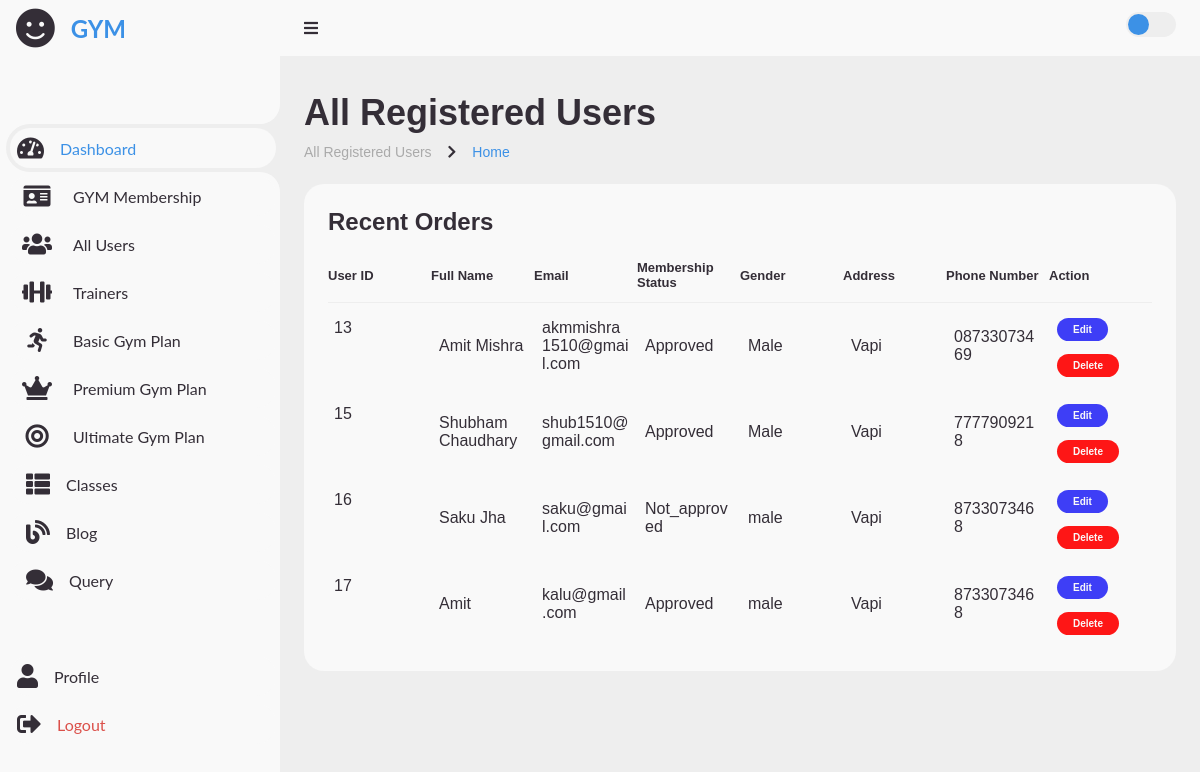
Page /admin/all_users.php (signed in) on the committed database.
### tables this page shows
CREATE TABLE `users` (
  `id` int(11) NOT NULL,
  `fullname` varchar(100) NOT NULL,
  `username` varchar(50) NOT NULL,
  `email` varchar(100) NOT NULL,
  `password` varchar(255) NOT NULL,
  `gender` varchar(10) DEFAULT NULL,
  `address` text DEFAULT NULL,
  `phone_number` varchar(15) DEFAULT NULL,
  `membership_status` varchar(20) DEFAULT 'not_approved'
);

### admin/all_users.php (the view, shortened to what this page needs)
<?php
include_once "../config/dbconnect.php";
$sql = "SELECT id, fullname, email, membership_status, gender, address, phone_number FROM users";
$result = $conn->query($sql);
?>
<?php
include './shortcuts/admin_header.php'
?>
<main>
  <div class="head-title">
    <div class="left">
      <h1>All Registered Users</h1>
      <ul class="breadcrumb">
        <li>
          <a href="#">All Registered Users</a>
        </li>
        <li><i class='fas fa-chevron-right'></i></li>
        <li>
          <a class="active" href="admin_home.php">Home</a>
        </li>
      </ul>
    </div>
  </div>
  <div class="table-data">
    <div class="order">
      <div class="head">
        <h3>Recent Orders</h3>
      </div>
      <table>
        <thead>
          <tr>
            <th>User ID</th>
            <th>Full Name</th>
            <th>Email</th>
            <th>Membership Status</th>
            <th>Gender</th>
            <th>Address</th>
            <th>Phone Number</th>
            <th>Action</th>
          </tr>
        </thead>
        <tbody>
          <?php while ($row = $result->fetch_assoc()): ?>
            <tr>
              <td><?= $row['id'] ?></td>
              <td><?= $row['fullname'] ?></td>
              <td><?= $row['email'] ?></td>
              <td><?= ucfirst($row['membership_status']) ?></td>
              <td><?= $row['gender'] ?></td>
              <td><?= $row['address'] ?></td>
              <td><?= $row['phone_number'] ?></td>
              <td>
                <a href="edit_user.php?id=<?= $row['id'] ?>" class="status btn-bg-color-edit">Edit</a><br><br>
                <a href="delete_user.php?id=<?= $row['id'] ?>" class="status btn-bg-color-delete" onclick="return confirm('Are you sure you want to delete this user?');">Delete</a>
              </td>
            </tr>
          <?php endwhile; ?>
        </tbody>
      </table>
    </div>
  </div>
</main>
</section>
</body>
</html>

### admin/css/style.css (style rules this page uses)
* { margin: 0; padding: 0; box-sizing: border-box; }
a { text-decoration: none; }
li { list-style: none; }
:root { --poppins: 'Poppins', sans-serif; --lato: 'Lato', sans-serif; --light: #F9F9F9; --blue: #3C91E6; --light-blue: #CFE8FF; --grey: #eee; --dark-grey: #AAAAAA; --dark: #342E37; --red: #DB504A; --yellow: #FFCE26; --light-yellow: #FFF2C6; --orange: #FD7238; --light-orange: #FFE0D3; }
html { overflow-x: hidden; }
body { background: var(--grey); overflow-x: hidden; }
.fas { color: var(--dark); }
.head-title h1 { font-size: 28px; margin-bottom: 20px; }
.breadcrumb { list-style: none; padding: 0; margin: 0; }
.breadcrumb li { display: inline; font-size: 14px; color: #666; }
#content main { width: 100%; padding: 36px 24px; font-family: var(--poppins); max-height: calc(100vh - 56px); overflow-y: auto; }
#content main .head-title { display: flex; align-items: center; justify-content: space-between; gap: 16px; flex-wrap: wrap; }
#content main .head-title .left h1 { font-size: 36px; font-weight: 600; margin-bottom: 10px; color: var(--dark); }
#content main .head-title .left .breadcrumb { display: flex; align-items: center; gap: 16px; }
#content main .head-title .left .breadcrumb li { color: var(--dark); }
#content main .head-title .left .breadcrumb li a { color: var(--dark-grey); pointer-events: none; }
#content main .head-title .left .breadcrumb li a.active { color: var(--blue); pointer-events: unset; }
#content main .table-data { display: flex; flex-wrap: wrap; gap: 24px; margin-top: 24px; width: 100%; color: var(--dark); }
#content main .table-data>div { border-radius: 20px; background: var(--light); padding: 24px; overflow-x: auto; }
#content main .table-data .head { display: flex; align-items: center; gap: 16px; margin-bottom: 24px; }
#content main .table-data .head h3 { margin-right: auto; font-size: 24px; font-weight: 600; }
#content main .table-data .order { flex-grow: 1; flex-basis: 500px; }
#content main .table-data .order table { width: 100%; border-collapse: collapse; table-layout: fixed; }
#content main .table-data .order table th { padding-bottom: 12px; font-size: 13px; text-align: left; border-bottom: 1px solid var(--grey); }
#content main .table-data .order table td { padding: 16px 8px; word-wrap: break-word; overflow-wrap: break-word; white-space: normal; }
#content main .table-data .order table tr td:first-child { display: flex; align-items: center; gap: 12px; padding-left: 6px; }
.btn-bg-color-edit { background-color: rgb(62, 62, 246); }
.btn-bg-color-delete { background-color: rgb(254, 22, 22); }
#content main .table-data .order table tr td .status { font-size: 10px; padding: 6px 16px; color: var(--light); border-radius: 20px; font-weight: 700; }

### rows in the picture
users: id "13", fullname "Amit Mishra", email "akmmishra1510@gmail.com", membership_status "Approved", gender "Male", address "Vapi", phone_number "08733073469"
users: id "15", fullname "Shubham Chaudhary", email "shub1510@gmail.com", membership_status "Approved", gender "Male", address "Vapi", phone_number "7777909218"
users: id "16", fullname "Saku Jha", email "saku@gmail.com", membership_status "Not_approved", gender "male", address "Vapi", phone_number "8733073468"
users: id "17", fullname "Amit", email "kalu@gmail.com", membership_status "Approved", gender "male", address "Vapi", phone_number "8733073468"
